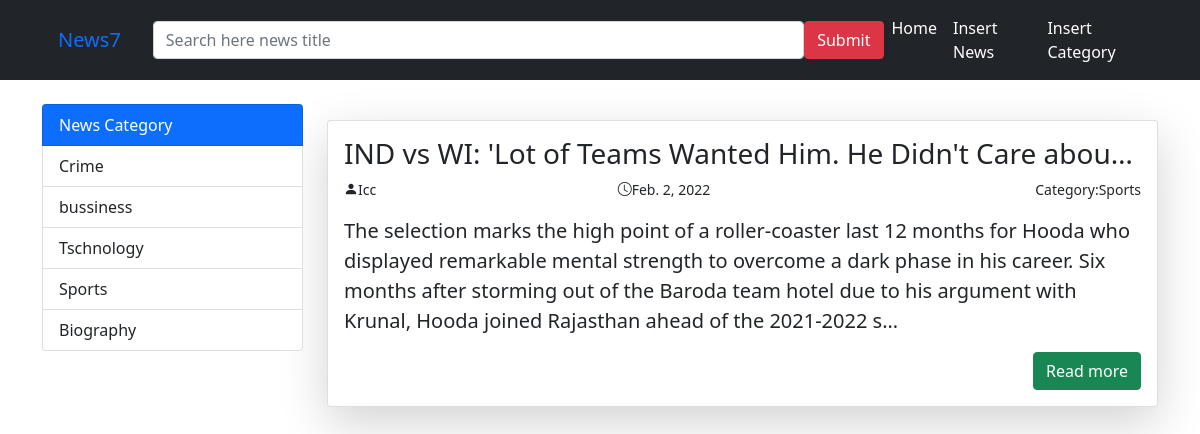
The app's page /selectCat/4/ with its own data.
### vlog/models.py (models this page shows, shortened)
class Category(models.Model):
    cat_title=models.CharField(max_length=200)
    def __str__(self):
        return self.cat_title

class Posts(models.Model):
    title=models.CharField(max_length=200)
    author=models.CharField(max_length=100)
    content=models.TextField(blank=False)
    cat_id=models.ForeignKey(Category,on_delete=models.CASCADE,blank=True,null=True)
    date=models.DateField()

### vlog/views.py (the view)
# urls.py: path("selectCat/<int:id>/",selectCat,name="selectCat"),
def selectCat(r,id):
    a=Category.objects.get(pk=id)
    InsertPost=InsertPosts(r.POST or None)
    InsertCat=InsertCategory(r.POST or None)
    data={"CallingPosts":Posts.objects.filter(cat_id=a),
    "Insertpost":InsertPost,
    "Insertcat":InsertCat,
    "CallingCat":Category.objects.all(),
    }
    return render(r,"index.htm",data)

### vlog/forms.py
class InsertPosts(ModelForm):
    class Meta:
        model=Posts
        fields=["title","author","content","cat_id","date"]

class InsertCategory(ModelForm):
    class Meta:
        model=Category
        fields=["cat_title"]

### template/index.htm (shortened to what this page needs)
{% load crispy_forms_tags %}
<!DOCTYPE html>
<html lang="en">
<head>
    <link href="https://cdn.jsdelivr.net/npm/bootstrap@5.1.3/dist/css/bootstrap.min.css" rel="stylesheet">
    <link rel="stylesheet" href="https://cdn.jsdelivr.net/npm/bootstrap-icons@1.7.2/font/bootstrap-icons.css">
</head>
<body>
    <nav class="navbar navbar-expand-lg navbar-dark bg-dark">
        <div class="container">
            <div class="navbar-brand"><a href="{% url 'Post' %}" class="nav-link">News7</a></div>
        <form action=" {% url 'search' %}" method="get" class="d-flex">
           <input type="search" name="search" class="form-control" placeholder="Search here news title" size="70">
           <input type="submit" name="submit" class="btn btn-danger">
        </form>
        <ul class="navbar-nav">
            <li class="nav-item"><a href="{% url 'Post' %}" class="nav-link text-white">Home</a></li>
            <li class="nav-item"><a href="#insertnews" data-bs-toggle="modal" class="nav-link text-white">Insert News</a></li>
            <li class="nav-item"><a href="#insertcat" data-bs-toggle="modal" class="nav-link text-white">Insert Category </a></li>
        </ul>
    </div>
    </nav>
    <div class="container">
        <div class="row mt-4">
            <div class="col-3 ">
                <div class="list-group sticky-top">
                    <div class="list-group-item list-group-item-action bg-primary text-white">News Category</div>
                    {% for x in CallingCat %}
                    <a href="{% url 'selectCat' x.id %}" class="list-group-item list-group-item-action">{{ x.cat_title}}</a>
                   {% endfor %}
                </div>
            </div>
            <div class="col-9">
                {% if CallingPosts %}
                {% for i in CallingPosts %}
                <div class="card shadow-lg mt-3">
                    <div class="card-body">
                        <h2 class="h3 text-truncate">{{i.title}}</h2>
                        <div class="row">
                            <div class="col-4">
                                <p class="text-mutted small"><i class="bi bi-person-fill"></i>{{i.author}}</p>
                            </div>
                            <div class="col-4">
                                 <p class="text-mutted small"><i class="bi bi-clock"></i>{{ i.date}}</p>
                            </div>
                            <div class="col-4">
                                <p class="float-end text-mutted small">Category:{{ i.cat_id.cat_title}}</p>
                            </div>
                        </div>
                        <p class="lead">{{i.content|truncatechars:300}}</p>
                            <a href="{% url 'view' i.id %}" class="btn btn-success float-end">Read more</a>
                    </div>
                </div>
                {% endfor %}
                 {% else %}
                 <div class="card">
                     <div class="card-body">
                         <h2>sorry not found</h2>
                     </div>
                 </div>
                 {% endif %}
            </div>
        </div>
    </div>
</body>
</html>

### records on screen
Category: cat_title "Crime"
Category: cat_title "bussiness"
Category: cat_title "Tschnology"
Category: cat_title "Sports"
Category: cat_title "Biography"
Posts: title "IND vs WI: 'Lot of Teams Wanted Him. He Didn't Care abou…", author "Icc", date "Feb. 2, 2022", cat_id.cat_title "Sports", content "The selection marks the high point of a roller-coaster last 12 months for Hooda who displayed remarkable mental strength to overcome a dark phase in his career. Six months after storming out of the Baroda team hotel due to his argument with Krunal, Hooda joined Rajasthan ahead of the 2021-2022 s…"
